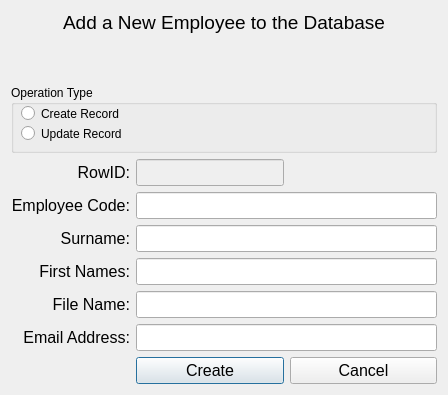
<?xml version="1.0" encoding="UTF-8"?>
<ui version="4.0">
 <class>Dialog</class>
 <widget class="QDialog" name="Dialog">
  <property name="geometry">
   <rect>
    <x>0</x>
    <y>0</y>
    <width>448</width>
    <height>395</height>
   </rect>
  </property>
  <property name="windowTitle">
   <string>Dialog</string>
  </property>
  <layout class="QGridLayout" name="gridLayout_3">
   <item row="0" column="0">
    <widget class="QLabel" name="lbl_emp_form_heading">
     <property name="font">
      <font>
       <pointsize>14</pointsize>
       <weight>50</weight>
       <bold>false</bold>
      </font>
     </property>
     <property name="text">
      <string>Add a New Employee to the Database</string>
     </property>
     <property name="alignment">
      <set>Qt::AlignHCenter|Qt::AlignTop</set>
     </property>
    </widget>
   </item>
   <item row="1" column="0">
    <widget class="QGroupBox" name="groupBox">
     <property name="title">
      <string>Operation Type</string>
     </property>
     <widget class="QRadioButton" name="rbtn_create_employee">
      <property name="geometry">
       <rect>
        <x>10</x>
        <y>20</y>
        <width>101</width>
        <height>17</height>
       </rect>
      </property>
      <property name="text">
       <string>Create Record</string>
      </property>
     </widget>
     <widget class="QRadioButton" name="rbtn_update_employee">
      <property name="geometry">
       <rect>
        <x>10</x>
        <y>40</y>
        <width>101</width>
        <height>17</height>
       </rect>
      </property>
      <property name="text">
       <string>Update Record</string>
      </property>
     </widget>
    </widget>
   </item>
   <item row="2" column="0">
    <layout class="QGridLayout" name="gridLayout">
     <item row="0" column="0">
      <widget class="QLabel" name="label_7">
       <property name="font">
        <font>
         <pointsize>12</pointsize>
        </font>
       </property>
       <property name="text">
        <string>RowID:</string>
       </property>
       <property name="alignment">
        <set>Qt::AlignRight|Qt::AlignTrailing|Qt::AlignVCenter</set>
       </property>
      </widget>
     </item>
     <item row="0" column="1">
      <widget class="QLineEdit" name="row_id">
       <property name="enabled">
        <bool>false</bool>
       </property>
       <property name="font">
        <font>
         <pointsize>12</pointsize>
        </font>
       </property>
      </widget>
     </item>
     <item row="0" column="2">
      <spacer name="horizontalSpacer">
       <property name="orientation">
        <enum>Qt::Horizontal</enum>
       </property>
       <property name="sizeHint" stdset="0">
        <size>
         <width>98</width>
         <height>20</height>
        </size>
       </property>
      </spacer>
     </item>
     <item row="1" column="0">
      <widget class="QLabel" name="label_2">
       <property name="font">
        <font>
         <pointsize>12</pointsize>
        </font>
       </property>
       <property name="text">
        <string>Employee Code:</string>
       </property>
       <property name="alignment">
        <set>Qt::AlignRight|Qt::AlignTrailing|Qt::AlignVCenter</set>
       </property>
      </widget>
     </item>
     <item row="1" column="1" colspan="2">
      <widget class="QLineEdit" name="employee_code">
       <property name="font">
        <font>
         <pointsize>12</pointsize>
        </font>
       </property>
      </widget>
     </item>
     <item row="2" column="0">
      <widget class="QLabel" name="label_3">
       <property name="font">
        <font>
         <pointsize>12</pointsize>
        </font>
       </property>
       <property name="text">
        <string>Surname:</string>
       </property>
       <property name="alignment">
        <set>Qt::AlignRight|Qt::AlignTrailing|Qt::AlignVCenter</set>
       </property>
      </widget>
     </item>
     <item row="2" column="1" colspan="2">
      <widget class="QLineEdit" name="surname">
       <property name="font">
        <font>
         <pointsize>12</pointsize>
        </font>
       </property>
      </widget>
     </item>
     <item row="3" column="0">
      <widget class="QLabel" name="label_4">
       <property name="font">
        <font>
         <pointsize>12</pointsize>
        </font>
       </property>
       <property name="text">
        <string>First Names:</string>
       </property>
       <property name="alignment">
        <set>Qt::AlignRight|Qt::AlignTrailing|Qt::AlignVCenter</set>
       </property>
      </widget>
     </item>
     <item row="3" column="1" colspan="2">
      <widget class="QLineEdit" name="first_name">
       <property name="font">
        <font>
         <pointsize>12</pointsize>
        </font>
       </property>
      </widget>
     </item>
     <item row="4" column="0">
      <widget class="QLabel" name="label_5">
       <property name="font">
        <font>
         <pointsize>12</pointsize>
        </font>
       </property>
       <property name="text">
        <string>File Name:</string>
       </property>
       <property name="alignment">
        <set>Qt::AlignRight|Qt::AlignTrailing|Qt::AlignVCenter</set>
       </property>
      </widget>
     </item>
     <item row="4" column="1" colspan="2">
      <widget class="QLineEdit" name="file_name">
       <property name="font">
        <font>
         <pointsize>12</pointsize>
        </font>
       </property>
       <property name="toolTip">
        <string>&lt;html&gt;&lt;head/&gt;&lt;body&gt;&lt;p&gt;The file name must end with .pdf (e.g., Abiatar.pdf) and it must be different from other names.&lt;/p&gt;&lt;/body&gt;&lt;/html&gt;</string>
       </property>
      </widget>
     </item>
     <item row="5" column="0">
      <widget class="QLabel" name="label_6">
       <property name="font">
        <font>
         <pointsize>12</pointsize>
        </font>
       </property>
       <property name="text">
        <string>Email Address:</string>
       </property>
       <property name="alignment">
        <set>Qt::AlignRight|Qt::AlignTrailing|Qt::AlignVCenter</set>
       </property>
      </widget>
     </item>
     <item row="5" column="1" colspan="2">
      <widget class="QLineEdit" name="email">
       <property name="font">
        <font>
         <pointsize>12</pointsize>
        </font>
       </property>
       <property name="text">
        <string/>
       </property>
      </widget>
     </item>
     <item row="6" column="1" colspan="2">
      <layout class="QGridLayout" name="gridLayout_2">
       <item row="0" column="0">
        <widget class="QPushButton" name="btn_create">
         <property name="font">
          <font>
           <pointsize>12</pointsize>
          </font>
         </property>
         <property name="text">
          <string>Create</string>
         </property>
        </widget>
       </item>
       <item row="0" column="1">
        <widget class="QPushButton" name="btn_cancel">
         <property name="font">
          <font>
           <pointsize>12</pointsize>
          </font>
         </property>
         <property name="text">
          <string>Cancel</string>
         </property>
        </widget>
       </item>
      </layout>
     </item>
    </layout>
   </item>
  </layout>
 </widget>
 <resources/>
 <connections/>
</ui>
